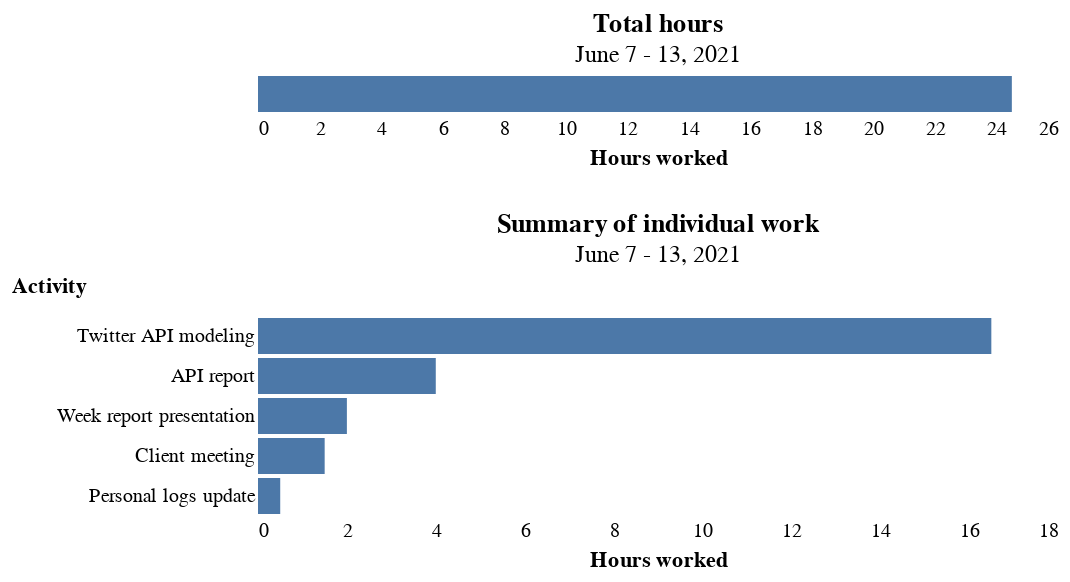

The notebook cell saved with this chart:
### Code cell
one = alt.Chart(df.query("Week == '6'")).mark_bar().encode(
    y=alt.Y('Activity:N', sort='-x',
           axis=alt.Axis(titleAngle=0, titleY=-10)),
    x=alt.X('Hours', type='quantitative', aggregate='sum', title='Hours worked',
            axis=alt.Axis(format=','))
    ).properties(title={'text': 'Summary of individual work', 'subtitle': 'June 7 - 13, 2021'}
                )

two = alt.Chart(df.query("Week == '6'")).mark_bar().encode(
    x=alt.X('Hours', type='quantitative', aggregate='sum', title='Hours worked',
            axis=alt.Axis(format=','))
    ).properties(title={'text': 'Total hours', 'subtitle': 'June 7 - 13, 2021'}
                )

(two & one).configure_axis(domain=False, grid=False, ticks=False
                                ).configure_view(stroke="transparent")

### Figure 1 — Vega-Lite specification as saved in the notebook (floating-point values rounded to 4 significant figures)
{"config": {"view": {"continuousWidth": 400, "continuousHeight": 300, "stroke": "transparent"}, "axis": {"domain": false, "grid": false, "ticks": false}}, "vconcat": [{"data": {"name": "data-4091842eb916a2ae72eae5d6d0e6eb26"}, "mark": "bar", "encoding": {"x": {"type": "quantitative", "aggregate": "sum", "axis": {"format": ","}, "field": "Hours", "title": "Hours worked"}}, "title": {"text": "Total hours", "subtitle": "June 7 - 13, 2021"}}, {"data": {"name": "data-4091842eb916a2ae72eae5d6d0e6eb26"}, "mark": "bar", "encoding": {"x": {"type": "quantitative", "aggregate": "sum", "axis": {"format": ","}, "field": "Hours", "title": "Hours worked"}, "y": {"type": "nominal", "axis": {"titleAngle": 0, "titleY": -10}, "field": "Activity", "sort": "-x"}}, "title": {"text": "Summary of individual work", "subtitle": "June 7 - 13, 2021"}}], "$schema": "https://vega.github.io/schema/vega-lite/v4.8.1.json", "datasets": {"data-4091842eb916a2ae72eae5d6d0e6eb26": [{"Week": 6, "Date": "June 7", "Activity": "Twitter API modeling", "Hours": 4.0}, {"Week": 6, "Date": "June 8", "Activity": "Week report presentation", "Hours": 1.0}, {"Week": 6, "Date": "June 9", "Activity": "Twitter API modeling", "Hours": 7.0}, {"Week": 6, "Date": "June 10", "Activity": "API report", "Hours": 4.0}, {"Week": 6, "Date": "June 10", "Activity": "Client meeting", "Hours": 1.5}, {"Week": 6, "Date": "June 11", "Activity": "Twitter API modeling", "Hours": 5.0}, {"Week": 6, "Date": "June 13", "Activity": "Personal logs update", "Hours": 0.5}, {"Week": 6, "Date": "June 13", "Activity": "Twitter API modeling", "Hours": 0.5}, {"Week": 6, "Date": "May 13", "Activity": "Week report presentation", "Hours": 1.0}]}}
